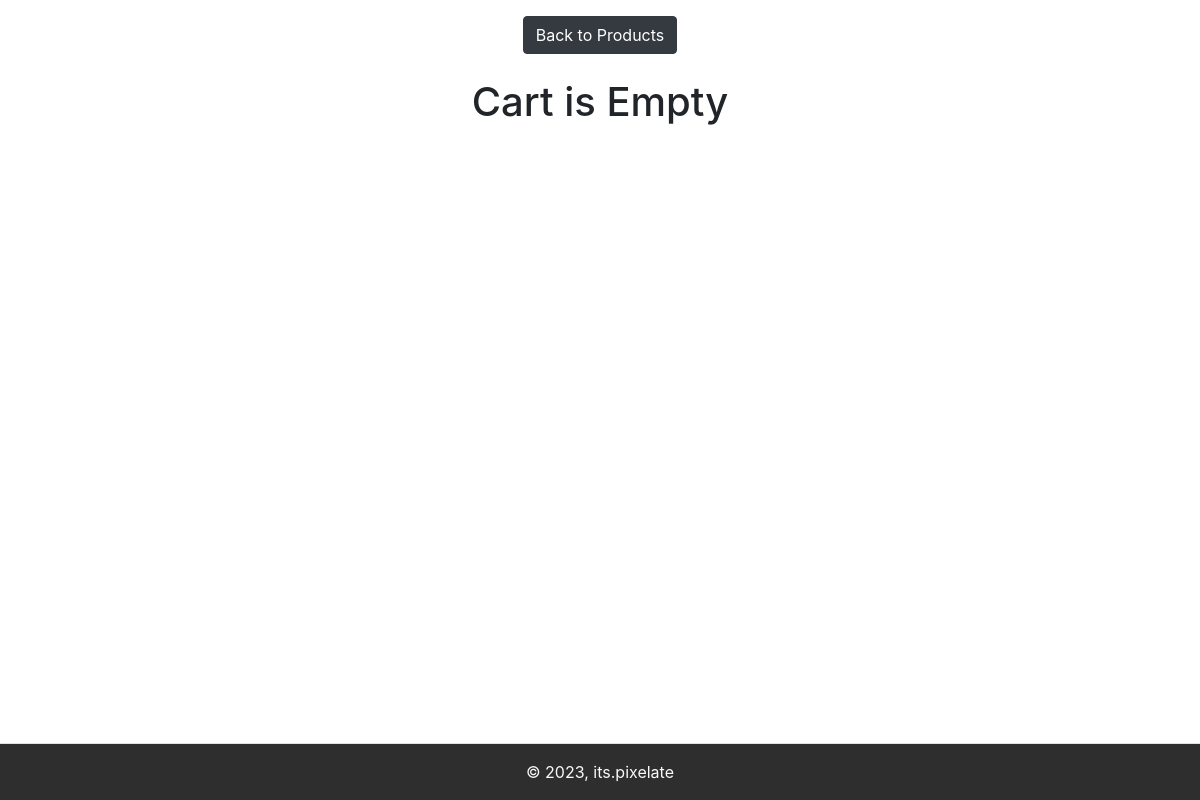
The app's page /store/cart/no-parcel (signed in), older data.
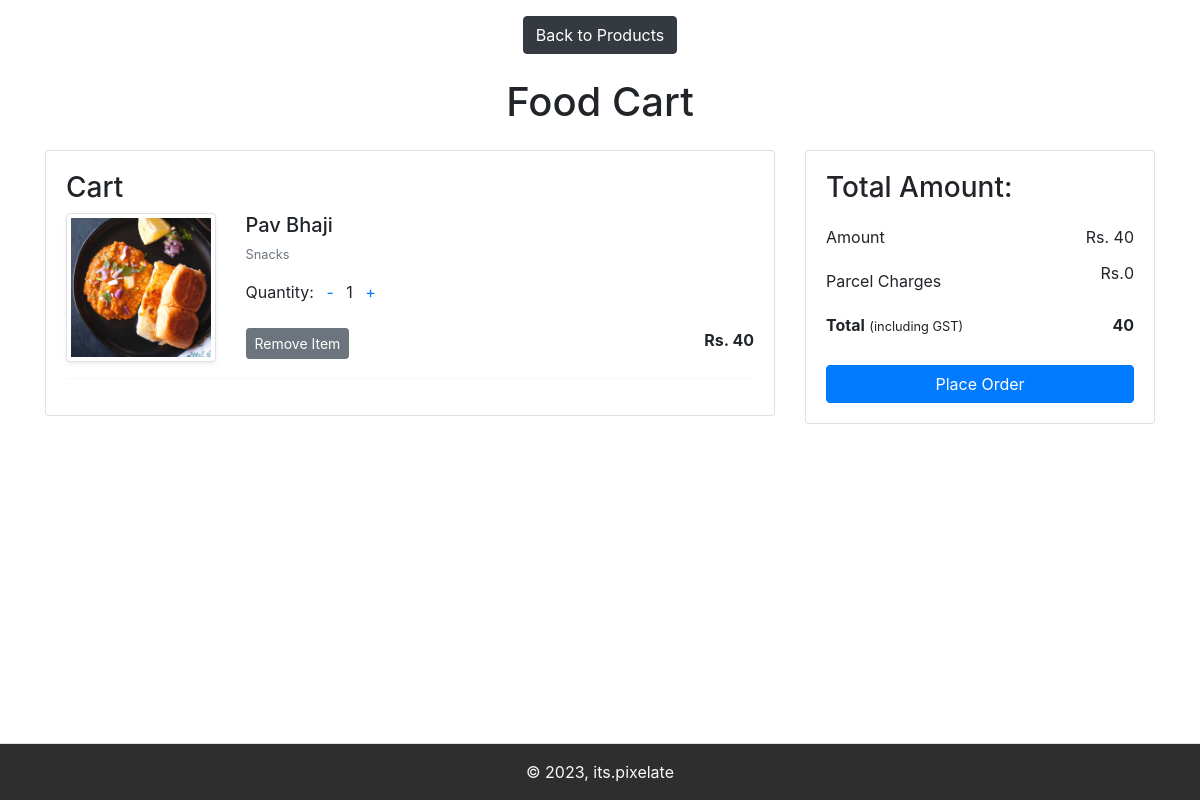
The same page, newer data.
### app/models.py (models this page shows, shortened)
class Cart(models.Model):
    cartid = models.BigAutoField(primary_key=True)
    storeid=models.CharField(max_length=100, null=True)
    productid=models.IntegerField(null=True)
    product_name=models.CharField(max_length=100)
    product_price=models.CharField(max_length=20)
    product_category=models.CharField(max_length=200)
    product_image=models.ImageField()
    quantity=models.IntegerField(null=True)
    parcel = models.CharField(max_length=50, default="No")

### app/views.py (the view)
# urls.py: path('store/cart/no-parcel', views.cartView.as_view(),name="cart"),
class cartView(View):
    def get(self, request):
        if 'storeid' not in request.session:
            return redirect('/login/')
        storeID = request.session.get('storeid')
        cartitems = Cart.objects.filter(storeid=storeID)
        amount = 0
        parcelamount=0
        parcel = 'No'
        request.session['parcel'] = 'No'
        for p in cartitems:
            p.parcel = parcel
            p.save()
            value = int(p.quantity) * int(p.product_price)
            amount = amount + value
        totalamount = amount + parcelamount
        return render(request, "app/cart.html", locals())

### app/templates/app/cart.html (shortened to what this page needs)
{% extends "app/cartbase.html" %}
{% load static %}
{% block main-content %}
<div class="container my-2">
    <div class="row">
        {% if cartitems %}
        <h1 class="text-center mb-4">Food Cart</h1>
        <div class="col-sm-8">
            <div class="card">
                <div class="card-body">
                    <h3>Cart</h3>
                    {% for item in cartitems %}
                    <div class="row">
                        <div class="col-sm-3 text-center align-self-center"> <img src="{{item.product_image.url}}" alt="" class="img-fluid img-thumbnail shadow-sm" height="150" width="150"> </div>
                        <div class="col-sm-9">
                            <div>
                                <h5>{{item.product_name}}</h5>
                                <p class="mb-2 text-muted small">{{item.product_category}}</p>
                                <div class="my-3">
                                    <label for="quantity">Quantity:</label>
                                    <a class="minus mx-2 minus-cart" pid={{item.productid}}>-</a>
                                    <span id="quantity">{{item.quantity}}</span>
                                    <a class="plus mx-2 plus-cart" pid={{item.productid}}>+</a>
                                </div>
                                <div class="d-flex justify-content-between">
                                    <a class="btn btn-sm btn-secondary mr-3 remove-cart" pid={{item.productid}}> Remove Item </a>
                                    <p class="mb-0"> <span> <strong> Rs. {{item.product_price}}</strong> </span> </p>
                                </div>
                            </div>
                        </div>
                    </div>
                    <hr class="text-muted">
                    {% endfor %}
                </div>
            </div>
        </div>
        <div class="col-sm-4">
            <div class="card">
                <div class="card-body">
                    <h3>Total Amount:</h3>
                    <ul class="list-group">
                        <li class="list-group-item d-flex justify-content-between align-items-center border-0 px-0 pb-0"> Amount <span id="amount"> Rs. {{amount}}</span> </li>
                        <li class="list-group-item d-flex justify-content-between align-items-center border-0 px-0 pb-0"> Parcel Charges <span id="parcel" class="d-flex"> Rs. <p id = "parcel_amount"> {{parcelamount}} </p></span> </li>
                        <li class="list-group-item d-flex justify-content-between align-items-center border-0 px-0 mb-3">
                            <div>
                                <strong>Total</strong> <small>(including GST)</small>
                            </div>
                            <span id="totalamount" class="font-weight-bold"> {{totalamount}}</span>
                        </li>
                    </ul>
                    <div class="d-grid">
                        <a href={% url "pay" %} class="btn btn-primary "> Place Order </a>
                    </div>
                    </div>
                </div>
            </div>
            {% else %}
            <h1 class="text-center mb-5">Cart is Empty</h1>
            {% endif %}
        </div>
    </div>
{% endblock main-content %}

Row changes from the older to the newer data that the page shows:
added Cart: product_image (picture), product_name "Pav Bhaji", product_category "Snacks", quantity "1", product_price "40"
Text that changed along with them:
{{ amount }}: (not shown) → "40"
{{ parcelamount }}: (not shown) → "0"
{{ totalamount }}: (not shown) → "40"
text no longer shown: "Cart is Empty"
text now shown: "Food Cart Cart Total Amount: Amount Rs. Parcel Charges Rs. Total (including GST) Place Order"
